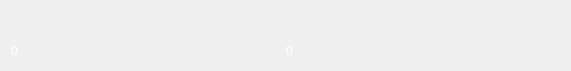
<?xml version="1.0" encoding="UTF-8"?>
<ui version="4.0">
 <class>WidgetItemPalette</class>
 <widget class="QWidget" name="WidgetItemPalette">
  <property name="geometry">
   <rect>
    <x>0</x>
    <y>0</y>
    <width>571</width>
    <height>71</height>
   </rect>
  </property>
  <property name="sizePolicy">
   <sizepolicy hsizetype="Preferred" vsizetype="Preferred">
    <horstretch>0</horstretch>
    <verstretch>0</verstretch>
   </sizepolicy>
  </property>
  <property name="minimumSize">
   <size>
    <width>0</width>
    <height>0</height>
   </size>
  </property>
  <property name="maximumSize">
   <size>
    <width>16777215</width>
    <height>16777215</height>
   </size>
  </property>
  <property name="windowTitle">
   <string>Form</string>
  </property>
  <layout class="QVBoxLayout" name="verticalLayout">
   <property name="spacing">
    <number>0</number>
   </property>
   <property name="topMargin">
    <number>5</number>
   </property>
   <property name="bottomMargin">
    <number>5</number>
   </property>
   <item>
    <widget class="WidgetPalette" name="palette" native="true">
     <property name="sizePolicy">
      <sizepolicy hsizetype="Preferred" vsizetype="Preferred">
       <horstretch>1</horstretch>
       <verstretch>0</verstretch>
      </sizepolicy>
     </property>
     <property name="minimumSize">
      <size>
       <width>0</width>
       <height>5</height>
      </size>
     </property>
    </widget>
   </item>
   <item>
    <layout class="QHBoxLayout" name="horizontalLayout">
     <item>
      <widget class="QLabel" name="lbID">
       <property name="minimumSize">
        <size>
         <width>0</width>
         <height>0</height>
        </size>
       </property>
       <property name="maximumSize">
        <size>
         <width>16777215</width>
         <height>16777215</height>
        </size>
       </property>
       <property name="font">
        <font>
         <pointsize>9</pointsize>
        </font>
       </property>
       <property name="styleSheet">
        <string notr="true">background-color: #00ffffff;
color: #ffffff;</string>
       </property>
       <property name="text">
        <string>0</string>
       </property>
       <property name="alignment">
        <set>Qt::AlignLeading|Qt::AlignLeft|Qt::AlignVCenter</set>
       </property>
      </widget>
     </item>
     <item>
      <widget class="QLabel" name="lbFreq">
       <property name="minimumSize">
        <size>
         <width>0</width>
         <height>0</height>
        </size>
       </property>
       <property name="maximumSize">
        <size>
         <width>16777215</width>
         <height>16777215</height>
        </size>
       </property>
       <property name="font">
        <font>
         <pointsize>9</pointsize>
        </font>
       </property>
       <property name="styleSheet">
        <string notr="true">background-color: #00ffffff;
color: #ffffff;</string>
       </property>
       <property name="text">
        <string>0</string>
       </property>
       <property name="alignment">
        <set>Qt::AlignLeading|Qt::AlignLeft|Qt::AlignVCenter</set>
       </property>
      </widget>
     </item>
    </layout>
   </item>
  </layout>
 </widget>
 <customwidgets>
  <customwidget>
   <class>WidgetPalette</class>
   <extends>QWidget</extends>
   <header>widgetpalette.h</header>
   <container>1</container>
  </customwidget>
 </customwidgets>
 <resources/>
 <connections/>
</ui>
